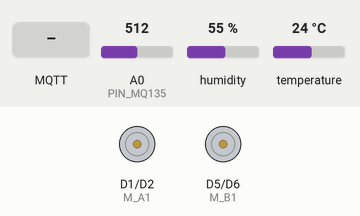
This sketch was run on a simulated ESP8266 (NodeMCU). On the bench: motor-driver pin pairs drawn as motors (green arrow = first pin HIGH = forward, orange = second pin HIGH = backward, longer = more drive). The inputs (shaded band) are chosen by the test bench; at power-on: A0 (PIN_MQ135) = 512, humidity 55 %, temperature 24 °C. WiFi joins after 1.5 s; servers stay silent unless stated; storage starts empty; random numbers use the default seed unless the sketch sets one; no MQTT or app messages arrive unless stated.

Above: at 2.7 s.
2.8 s: MQTT message "F" arrives on the first subscribed topic
At 3.8 s:
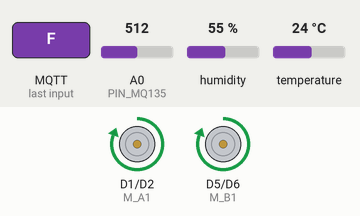
4.3 s: MQTT message "B" arrives on the first subscribed topic
At 5.0 s:
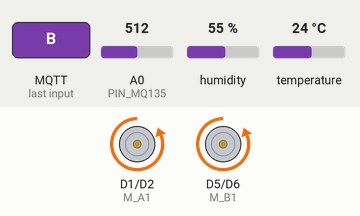
5.8 s: MQTT message "L" arrives on the first subscribed topic
At 6.1 s:
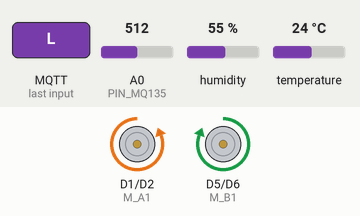
7.3 s: MQTT message "R" arrives on the first subscribed topic
At 8.4 s:
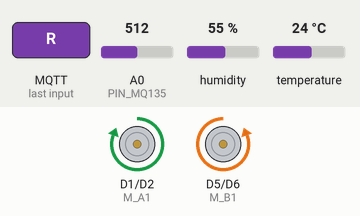
8.8 s: MQTT message "1" arrives on the first subscribed topic
At 9.6 s:
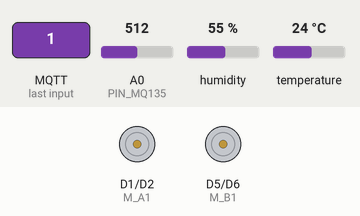
Timing chart, 0 to 11.3 s (numbered marks = the images above; inputs shaded):
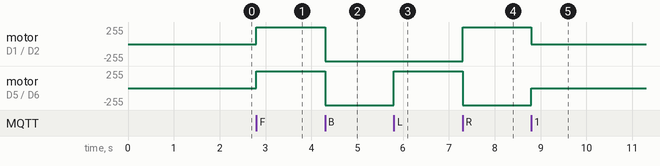

Measured:
- after the input at 2.8 s, motor on D1 (M_A1) / D2 (M_A2), motor on D5 (M_B1) / D6 (M_B2): stopped → forward 255/255 at once
- after the input at 4.3 s, motor on D1 (M_A1) / D2 (M_A2), motor on D5 (M_B1) / D6 (M_B2): forward 255/255 → backward 255/255 at once
- after the input at 5.8 s, motor on D5 (M_B1) / D6 (M_B2): backward 255/255 → forward 255/255 at once
- after the input at 7.3 s, motor on D1 (M_A1) / D2 (M_A2): backward 255/255 → forward 255/255 at once; motor on D5 (M_B1) / D6 (M_B2): forward 255/255 → backward 255/255 at once
- after the input at 8.8 s, motor on D1 (M_A1) / D2 (M_A2): forward 255/255 → stopped at once; motor on D5 (M_B1) / D6 (M_B2): backward 255/255 → stopped at once

The sketch:

RcRover.ino
```cpp
#include <ESP8266WiFi.h>
#include <DNSServer.h>
#include <ESP8266WebServer.h>
#include <WiFiManager.h>          // Library oleh tzapu
#include <PubSubClient.h>         // Library MQTT
#include <DHT.h>                  // Library Sensor Suhu
#include <LittleFS.h>             // Untuk penyimpanan memori internal

// --- KONFIGURASI MQTT ---
char mqtt_topic[40] = "rcrover01"; // Default Root Topic
const char* mqtt_broker = "broker.hivemq.com";

// --- PIN HARDWARE ---
#define DHTPIN D3
#define DHTTYPE DHT22
#define PIN_MQ135 A0
#define M_A1 D1
#define M_A2 D2
#define M_B1 D5
#define M_B2 D6

WiFiClient espClient;
PubSubClient client(espClient);
DHT dht(DHTPIN, DHTTYPE);
unsigned long lastMsg = 0;
bool shouldSaveConfig = false;

// Callback simpan konfigurasi
void saveConfigCallback() {
  shouldSaveConfig = true;
}

void stopMotors() {
  digitalWrite(M_A1, 0); digitalWrite(M_A2, 0);
  digitalWrite(M_B1, 0); digitalWrite(M_B2, 0);
}

// Handler perintah MQTT dari Dashboard
void callback(char* topic, byte* payload, unsigned int length) {
  char cmd = (char)payload[0];
  if(cmd == 'F') { digitalWrite(M_A1, 1); digitalWrite(M_A2, 0); digitalWrite(M_B1, 1); digitalWrite(M_B2, 0); }
  else if(cmd == 'B') { digitalWrite(M_A1, 0); digitalWrite(M_A2, 1); digitalWrite(M_B1, 0); digitalWrite(M_B2, 1); }
  else if(cmd == 'L') { digitalWrite(M_A1, 0); digitalWrite(M_A2, 1); digitalWrite(M_B1, 1); digitalWrite(M_B2, 0); }
  else if(cmd == 'R') { digitalWrite(M_A1, 1); digitalWrite(M_A2, 0); digitalWrite(M_B1, 0); digitalWrite(M_B2, 1); }
  else { stopMotors(); }
}

void reconnect() {
  while (!client.connected()) {
    String clientId = "RoverRivaldi-" + String(random(0, 999));
    if (client.connect(clientId.c_str())) {
      client.subscribe((String(mqtt_topic) + "/control").c_str());
    } else {
      delay(5000);
    }
  }
}

void setup() {
  Serial.begin(115200);
  dht.begin();
  pinMode(M_A1, OUTPUT); pinMode(M_A2, OUTPUT);
  pinMode(M_B1, OUTPUT); pinMode(M_B2, OUTPUT);
  stopMotors();

  // Load konfigurasi topik dari LittleFS
  if (LittleFS.begin()) {
    if (LittleFS.exists("/config.txt")) {
      File configFile = LittleFS.open("/config.txt", "r");
      if (configFile) {
        String t = configFile.readStringUntil('\n');
        t.trim();
        if(t.length() > 0) t.toCharArray(mqtt_topic, 40);
        configFile.close();
      }
    }
  }

  WiFiManager wifiManager;
  wifiManager.setSaveConfigCallback(saveConfigCallback);

  // Parameter Custom Topic di halaman WiFiManager
  WiFiManagerParameter custom_mqtt_topic("topic", "ID Rover (e.g. rcrover01)", mqtt_topic, 40);
  wifiManager.addParameter(&custom_mqtt_topic);

  // Nama AP diatur menjadi "RC Rover"
  if (!wifiManager.autoConnect("RC Rover")) {
    delay(3000);
    ESP.restart();
  }

  strcpy(mqtt_topic, custom_mqtt_topic.getValue());

  // Simpan jika ada perubahan topik baru
  if (shouldSaveConfig) {
    File configFile = LittleFS.open("/config.txt", "w");
    if (configFile) {
      configFile.println(mqtt_topic);
      configFile.close();
    }
  }

  client.setServer(mqtt_broker, 1883);
  client.setCallback(callback);
}

void loop() {
  if (!client.connected()) reconnect();
  client.loop();

  // Kirim data sensor setiap 2 detik
  unsigned long now = millis();
  if (now - lastMsg > 2000) {
    lastMsg = now;
    float t = dht.readTemperature();
    int g = analogRead(PIN_MQ135);
    String payload = "{\"t\":" + String(isnan(t)?0:t) + ",\"g\":" + String(g) + "}";
    client.publish((String(mqtt_topic) + "/data").c_str(), payload.c_str());
  }
}
```
